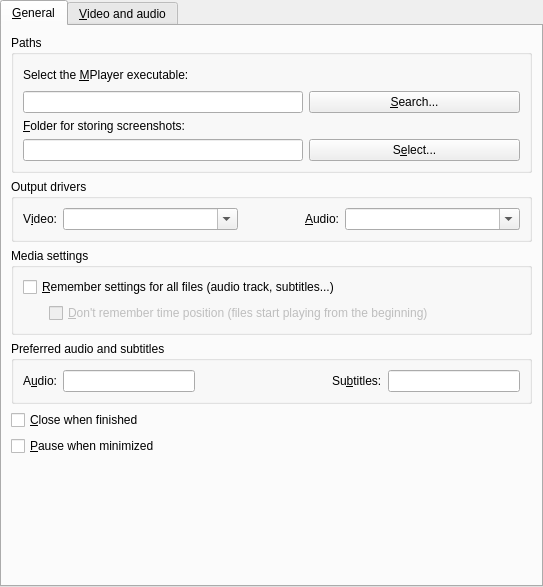
<ui version="4.0" >
 <class>PrefGeneral</class>
 <widget class="QWidget" name="PrefGeneral" >
  <property name="geometry" >
   <rect>
    <x>0</x>
    <y>0</y>
    <width>543</width>
    <height>587</height>
   </rect>
  </property>
  <property name="windowIcon" >
   <iconset/>
  </property>
  <layout class="QVBoxLayout" >
   <property name="margin" >
    <number>0</number>
   </property>
   <property name="spacing" >
    <number>0</number>
   </property>
   <item>
    <widget class="QTabWidget" name="general_tab" >
     <property name="currentIndex" >
      <number>0</number>
     </property>
     <widget class="QWidget" name="tab" >
      <attribute name="title" >
       <string>&amp;General</string>
      </attribute>
      <layout class="QVBoxLayout" >
       <property name="margin" >
        <number>9</number>
       </property>
       <property name="spacing" >
        <number>6</number>
       </property>
       <item>
        <widget class="QGroupBox" name="groupBox" >
         <property name="title" >
          <string>Paths</string>
         </property>
         <layout class="QGridLayout" >
          <property name="margin" >
           <number>9</number>
          </property>
          <property name="spacing" >
           <number>6</number>
          </property>
          <item row="0" column="1" >
           <spacer>
            <property name="orientation" >
             <enum>Qt::Horizontal</enum>
            </property>
            <property name="sizeType" >
             <enum>QSizePolicy::Preferred</enum>
            </property>
            <property name="sizeHint" >
             <size>
              <width>211</width>
              <height>21</height>
             </size>
            </property>
           </spacer>
          </item>
          <item row="1" column="1" >
           <widget class="QPushButton" name="searchButton" >
            <property name="text" >
             <string>&amp;Search...</string>
            </property>
           </widget>
          </item>
          <item row="3" column="1" >
           <widget class="QPushButton" name="selectButton" >
            <property name="text" >
             <string>S&amp;elect...</string>
            </property>
           </widget>
          </item>
          <item row="0" column="0" >
           <widget class="QLabel" name="textLabel1_2" >
            <property name="text" >
             <string>Select the &amp;MPlayer executable:</string>
            </property>
            <property name="wordWrap" >
             <bool>false</bool>
            </property>
            <property name="buddy" >
             <cstring>mplayerbin_edit</cstring>
            </property>
           </widget>
          </item>
          <item row="1" column="0" >
           <widget class="QLineEdit" name="mplayerbin_edit" />
          </item>
          <item row="2" column="0" >
           <widget class="QLabel" name="textLabel1_6" >
            <property name="text" >
             <string>&amp;Folder for storing screenshots:</string>
            </property>
            <property name="wordWrap" >
             <bool>false</bool>
            </property>
            <property name="buddy" >
             <cstring>screenshot_edit</cstring>
            </property>
           </widget>
          </item>
          <item row="3" column="0" >
           <widget class="QLineEdit" name="screenshot_edit" />
          </item>
         </layout>
        </widget>
       </item>
       <item>
        <widget class="QGroupBox" name="groupBox_2" >
         <property name="title" >
          <string>Output drivers</string>
         </property>
         <layout class="QHBoxLayout" >
          <property name="margin" >
           <number>9</number>
          </property>
          <property name="spacing" >
           <number>6</number>
          </property>
          <item>
           <widget class="QLabel" name="vo_label" >
            <property name="text" >
             <string>V&amp;ideo:</string>
            </property>
            <property name="wordWrap" >
             <bool>false</bool>
            </property>
            <property name="buddy" >
             <cstring>vo_combo</cstring>
            </property>
           </widget>
          </item>
          <item>
           <widget class="MyComboBox" name="vo_combo" >
            <property name="sizePolicy" >
             <sizepolicy>
              <hsizetype>7</hsizetype>
              <vsizetype>0</vsizetype>
              <horstretch>0</horstretch>
              <verstretch>0</verstretch>
             </sizepolicy>
            </property>
            <property name="editable" >
             <bool>true</bool>
            </property>
           </widget>
          </item>
          <item>
           <spacer>
            <property name="orientation" >
             <enum>Qt::Horizontal</enum>
            </property>
            <property name="sizeType" >
             <enum>QSizePolicy::Preferred</enum>
            </property>
            <property name="sizeHint" >
             <size>
              <width>61</width>
              <height>21</height>
             </size>
            </property>
           </spacer>
          </item>
          <item>
           <widget class="QLabel" name="ao_label" >
            <property name="text" >
             <string>&amp;Audio:</string>
            </property>
            <property name="wordWrap" >
             <bool>false</bool>
            </property>
            <property name="buddy" >
             <cstring>ao_combo</cstring>
            </property>
           </widget>
          </item>
          <item>
           <widget class="MyComboBox" name="ao_combo" >
            <property name="sizePolicy" >
             <sizepolicy>
              <hsizetype>7</hsizetype>
              <vsizetype>0</vsizetype>
              <horstretch>0</horstretch>
              <verstretch>0</verstretch>
             </sizepolicy>
            </property>
            <property name="editable" >
             <bool>true</bool>
            </property>
           </widget>
          </item>
         </layout>
        </widget>
       </item>
       <item>
        <widget class="QGroupBox" name="groupBox_3" >
         <property name="title" >
          <string>Media settings</string>
         </property>
         <layout class="QGridLayout" >
          <property name="margin" >
           <number>9</number>
          </property>
          <property name="spacing" >
           <number>6</number>
          </property>
          <item row="1" column="0" >
           <spacer>
            <property name="orientation" >
             <enum>Qt::Horizontal</enum>
            </property>
            <property name="sizeType" >
             <enum>QSizePolicy::Minimum</enum>
            </property>
            <property name="sizeHint" >
             <size>
              <width>20</width>
              <height>20</height>
             </size>
            </property>
           </spacer>
          </item>
          <item row="1" column="1" >
           <widget class="QCheckBox" name="dont_remember_time_check" >
            <property name="enabled" >
             <bool>false</bool>
            </property>
            <property name="sizePolicy" >
             <sizepolicy>
              <hsizetype>3</hsizetype>
              <vsizetype>0</vsizetype>
              <horstretch>0</horstretch>
              <verstretch>0</verstretch>
             </sizepolicy>
            </property>
            <property name="text" >
             <string>&amp;Don't remember time position (files start playing from the beginning)</string>
            </property>
           </widget>
          </item>
          <item row="0" column="0" colspan="2" >
           <widget class="QCheckBox" name="remember_all_check" >
            <property name="text" >
             <string>&amp;Remember settings for all files (audio track, subtitles...)</string>
            </property>
           </widget>
          </item>
         </layout>
        </widget>
       </item>
       <item>
        <widget class="QGroupBox" name="groupBox_4" >
         <property name="title" >
          <string>Preferred audio and subtitles</string>
         </property>
         <layout class="QHBoxLayout" >
          <property name="margin" >
           <number>9</number>
          </property>
          <property name="spacing" >
           <number>6</number>
          </property>
          <item>
           <widget class="QLabel" name="textLabel1_20" >
            <property name="text" >
             <string>A&amp;udio:</string>
            </property>
            <property name="wordWrap" >
             <bool>false</bool>
            </property>
            <property name="buddy" >
             <cstring>audio_lang_edit</cstring>
            </property>
           </widget>
          </item>
          <item>
           <widget class="QLineEdit" name="audio_lang_edit" />
          </item>
          <item>
           <spacer>
            <property name="orientation" >
             <enum>Qt::Horizontal</enum>
            </property>
            <property name="sizeType" >
             <enum>QSizePolicy::Expanding</enum>
            </property>
            <property name="sizeHint" >
             <size>
              <width>31</width>
              <height>21</height>
             </size>
            </property>
           </spacer>
          </item>
          <item>
           <widget class="QLabel" name="textLabel2_11" >
            <property name="text" >
             <string>Su&amp;btitles:</string>
            </property>
            <property name="wordWrap" >
             <bool>false</bool>
            </property>
            <property name="buddy" >
             <cstring>subtitle_lang_edit</cstring>
            </property>
           </widget>
          </item>
          <item>
           <widget class="QLineEdit" name="subtitle_lang_edit" />
          </item>
         </layout>
        </widget>
       </item>
       <item>
        <widget class="QCheckBox" name="close_on_finish_check" >
         <property name="text" >
          <string>&amp;Close when finished</string>
         </property>
        </widget>
       </item>
       <item>
        <widget class="QCheckBox" name="pause_if_hidden_check" >
         <property name="text" >
          <string>&amp;Pause when minimized</string>
         </property>
        </widget>
       </item>
       <item>
        <spacer>
         <property name="orientation" >
          <enum>Qt::Vertical</enum>
         </property>
         <property name="sizeType" >
          <enum>QSizePolicy::Expanding</enum>
         </property>
         <property name="sizeHint" >
          <size>
           <width>31</width>
           <height>61</height>
          </size>
         </property>
        </spacer>
       </item>
      </layout>
     </widget>
     <widget class="QWidget" name="video_and_audio_tab" >
      <attribute name="title" >
       <string>&amp;Video and audio</string>
      </attribute>
      <layout class="QVBoxLayout" >
       <property name="margin" >
        <number>9</number>
       </property>
       <property name="spacing" >
        <number>6</number>
       </property>
       <item>
        <widget class="QGroupBox" name="groupBox_5" >
         <property name="title" >
          <string>Video</string>
         </property>
         <layout class="QVBoxLayout" >
          <property name="margin" >
           <number>9</number>
          </property>
          <property name="spacing" >
           <number>6</number>
          </property>
          <item>
           <widget class="QCheckBox" name="eq2_check" >
            <property name="text" >
             <string>&amp;Use software video equalizer</string>
            </property>
           </widget>
          </item>
          <item>
           <layout class="QHBoxLayout" >
            <property name="margin" >
             <number>0</number>
            </property>
            <property name="spacing" >
             <number>6</number>
            </property>
            <item>
             <widget class="QCheckBox" name="postprocessing_check" >
              <property name="text" >
               <string>&amp;Enable postprocessing by default</string>
              </property>
             </widget>
            </item>
            <item>
             <spacer>
              <property name="orientation" >
               <enum>Qt::Horizontal</enum>
              </property>
              <property name="sizeType" >
               <enum>QSizePolicy::Expanding</enum>
              </property>
              <property name="sizeHint" >
               <size>
                <width>51</width>
                <height>21</height>
               </size>
              </property>
             </spacer>
            </item>
            <item>
             <widget class="QLabel" name="textLabel1_5" >
              <property name="text" >
               <string>&amp;Quality:</string>
              </property>
              <property name="wordWrap" >
               <bool>false</bool>
              </property>
              <property name="buddy" >
               <cstring>autoq_spin</cstring>
              </property>
             </widget>
            </item>
            <item>
             <widget class="QSpinBox" name="autoq_spin" >
              <property name="maximum" >
               <number>6</number>
              </property>
              <property name="minimum" >
               <number>1</number>
              </property>
             </widget>
            </item>
           </layout>
          </item>
          <item>
           <widget class="QCheckBox" name="direct_rendering_check" >
            <property name="text" >
             <string>D&amp;irect rendering</string>
            </property>
           </widget>
          </item>
          <item>
           <widget class="QCheckBox" name="double_buffer_check" >
            <property name="text" >
             <string>Dou&amp;ble buffering</string>
            </property>
           </widget>
          </item>
          <item>
           <widget class="QCheckBox" name="start_fullscreen_check" >
            <property name="text" >
             <string>Start videos in &amp;fullscreen</string>
            </property>
           </widget>
          </item>
          <item>
           <widget class="QCheckBox" name="screensaver_check" >
            <property name="text" >
             <string>Disable &amp;screensaver</string>
            </property>
           </widget>
          </item>
         </layout>
        </widget>
       </item>
       <item>
        <widget class="QGroupBox" name="groupBox_6" >
         <property name="title" >
          <string>Audio</string>
         </property>
         <layout class="QGridLayout" >
          <property name="margin" >
           <number>9</number>
          </property>
          <property name="spacing" >
           <number>6</number>
          </property>
          <item row="4" column="0" colspan="3" >
           <layout class="QHBoxLayout" >
            <property name="margin" >
             <number>0</number>
            </property>
            <property name="spacing" >
             <number>6</number>
            </property>
            <item>
             <widget class="QLabel" name="label" >
              <property name="text" >
               <string>C&amp;hannels by default:</string>
              </property>
              <property name="buddy" >
               <cstring>channels_combo</cstring>
              </property>
             </widget>
            </item>
            <item>
             <widget class="QComboBox" name="channels_combo" />
            </item>
            <item>
             <spacer>
              <property name="orientation" >
               <enum>Qt::Horizontal</enum>
              </property>
              <property name="sizeHint" >
               <size>
                <width>40</width>
                <height>20</height>
               </size>
              </property>
             </spacer>
            </item>
           </layout>
          </item>
          <item row="0" column="0" colspan="3" >
           <layout class="QHBoxLayout" >
            <property name="margin" >
             <number>0</number>
            </property>
            <property name="spacing" >
             <number>6</number>
            </property>
            <item>
             <widget class="QCheckBox" name="softvol_check" >
              <property name="text" >
               <string>Use s&amp;oftware volume control</string>
              </property>
             </widget>
            </item>
            <item>
             <spacer>
              <property name="orientation" >
               <enum>Qt::Horizontal</enum>
              </property>
              <property name="sizeType" >
               <enum>QSizePolicy::Expanding</enum>
              </property>
              <property name="sizeHint" >
               <size>
                <width>70</width>
                <height>21</height>
               </size>
              </property>
             </spacer>
            </item>
            <item>
             <widget class="QLabel" name="amplification_label" >
              <property name="enabled" >
               <bool>false</bool>
              </property>
              <property name="text" >
               <string>Ma&amp;x. Amplification:</string>
              </property>
              <property name="wordWrap" >
               <bool>false</bool>
              </property>
              <property name="buddy" >
               <cstring>softvol_max_spin</cstring>
              </property>
             </widget>
            </item>
            <item>
             <widget class="QSpinBox" name="softvol_max_spin" >
              <property name="enabled" >
               <bool>false</bool>
              </property>
              <property name="maximum" >
               <number>10000</number>
              </property>
              <property name="minimum" >
               <number>10</number>
              </property>
             </widget>
            </item>
           </layout>
          </item>
          <item row="1" column="0" colspan="3" >
           <widget class="QCheckBox" name="hwac3_check" >
            <property name="text" >
             <string>&amp;AC3/DTS pass-through S/PDIF</string>
            </property>
           </widget>
          </item>
          <item row="2" column="0" colspan="3" >
           <widget class="QCheckBox" name="volnorm_check" >
            <property name="text" >
             <string>Volume &amp;normalization by default</string>
            </property>
           </widget>
          </item>
          <item row="3" column="2" >
           <layout class="QHBoxLayout" >
            <property name="margin" >
             <number>0</number>
            </property>
            <property name="spacing" >
             <number>6</number>
            </property>
            <item>
             <widget class="QLabel" name="default_volume_label" >
              <property name="enabled" >
               <bool>false</bool>
              </property>
              <property name="text" >
               <string>&amp;Default volume:</string>
              </property>
              <property name="wordWrap" >
               <bool>false</bool>
              </property>
              <property name="buddy" >
               <cstring>initial_volume_slider</cstring>
              </property>
             </widget>
            </item>
            <item>
             <widget class="QSlider" name="initial_volume_slider" >
              <property name="enabled" >
               <bool>false</bool>
              </property>
              <property name="maximum" >
               <number>100</number>
              </property>
              <property name="orientation" >
               <enum>Qt::Horizontal</enum>
              </property>
             </widget>
            </item>
            <item>
             <widget class="QLabel" name="initial_volume_label" >
              <property name="enabled" >
               <bool>false</bool>
              </property>
              <property name="text" >
               <string>0</string>
              </property>
             </widget>
            </item>
           </layout>
          </item>
          <item row="3" column="0" >
           <widget class="QCheckBox" name="change_volume_check" >
            <property name="text" >
             <string>&amp;Change volume on every file</string>
            </property>
           </widget>
          </item>
          <item row="3" column="1" >
           <spacer>
            <property name="orientation" >
             <enum>Qt::Horizontal</enum>
            </property>
            <property name="sizeHint" >
             <size>
              <width>31</width>
              <height>20</height>
             </size>
            </property>
           </spacer>
          </item>
         </layout>
        </widget>
       </item>
       <item>
        <spacer>
         <property name="orientation" >
          <enum>Qt::Vertical</enum>
         </property>
         <property name="sizeType" >
          <enum>QSizePolicy::Expanding</enum>
         </property>
         <property name="sizeHint" >
          <size>
           <width>20</width>
           <height>20</height>
          </size>
         </property>
        </spacer>
       </item>
      </layout>
     </widget>
    </widget>
   </item>
  </layout>
 </widget>
 <customwidgets>
  <customwidget>
   <class>MyComboBox</class>
   <extends>QComboBox</extends>
   <header>mycombobox.h</header>
  </customwidget>
 </customwidgets>
 <tabstops>
  <tabstop>general_tab</tabstop>
  <tabstop>mplayerbin_edit</tabstop>
  <tabstop>searchButton</tabstop>
  <tabstop>screenshot_edit</tabstop>
  <tabstop>selectButton</tabstop>
  <tabstop>vo_combo</tabstop>
  <tabstop>ao_combo</tabstop>
  <tabstop>remember_all_check</tabstop>
  <tabstop>dont_remember_time_check</tabstop>
  <tabstop>audio_lang_edit</tabstop>
  <tabstop>subtitle_lang_edit</tabstop>
  <tabstop>eq2_check</tabstop>
  <tabstop>postprocessing_check</tabstop>
  <tabstop>autoq_spin</tabstop>
  <tabstop>start_fullscreen_check</tabstop>
  <tabstop>screensaver_check</tabstop>
  <tabstop>softvol_check</tabstop>
  <tabstop>softvol_max_spin</tabstop>
  <tabstop>hwac3_check</tabstop>
  <tabstop>volnorm_check</tabstop>
 </tabstops>
 <resources/>
 <connections>
  <connection>
   <sender>softvol_check</sender>
   <signal>toggled(bool)</signal>
   <receiver>softvol_max_spin</receiver>
   <slot>setEnabled(bool)</slot>
   <hints>
    <hint type="sourcelabel" >
     <x>124</x>
     <y>256</y>
    </hint>
    <hint type="destinationlabel" >
     <x>504</x>
     <y>256</y>
    </hint>
   </hints>
  </connection>
  <connection>
   <sender>softvol_check</sender>
   <signal>toggled(bool)</signal>
   <receiver>amplification_label</receiver>
   <slot>setEnabled(bool)</slot>
   <hints>
    <hint type="sourcelabel" >
     <x>124</x>
     <y>256</y>
    </hint>
    <hint type="destinationlabel" >
     <x>405</x>
     <y>256</y>
    </hint>
   </hints>
  </connection>
  <connection>
   <sender>remember_all_check</sender>
   <signal>toggled(bool)</signal>
   <receiver>dont_remember_time_check</receiver>
   <slot>setEnabled(bool)</slot>
   <hints>
    <hint type="sourcelabel" >
     <x>280</x>
     <y>323</y>
    </hint>
    <hint type="destinationlabel" >
     <x>293</x>
     <y>355</y>
    </hint>
   </hints>
  </connection>
  <connection>
   <sender>change_volume_check</sender>
   <signal>toggled(bool)</signal>
   <receiver>default_volume_label</receiver>
   <slot>setEnabled(bool)</slot>
   <hints>
    <hint type="sourcelabel" >
     <x>211</x>
     <y>342</y>
    </hint>
    <hint type="destinationlabel" >
     <x>305</x>
     <y>344</y>
    </hint>
   </hints>
  </connection>
  <connection>
   <sender>change_volume_check</sender>
   <signal>toggled(bool)</signal>
   <receiver>initial_volume_slider</receiver>
   <slot>setEnabled(bool)</slot>
   <hints>
    <hint type="sourcelabel" >
     <x>118</x>
     <y>341</y>
    </hint>
    <hint type="destinationlabel" >
     <x>431</x>
     <y>345</y>
    </hint>
   </hints>
  </connection>
  <connection>
   <sender>change_volume_check</sender>
   <signal>toggled(bool)</signal>
   <receiver>initial_volume_label</receiver>
   <slot>setEnabled(bool)</slot>
   <hints>
    <hint type="sourcelabel" >
     <x>231</x>
     <y>349</y>
    </hint>
    <hint type="destinationlabel" >
     <x>524</x>
     <y>341</y>
    </hint>
   </hints>
  </connection>
  <connection>
   <sender>initial_volume_slider</sender>
   <signal>valueChanged(int)</signal>
   <receiver>initial_volume_label</receiver>
   <slot>setNum(int)</slot>
   <hints>
    <hint type="sourcelabel" >
     <x>463</x>
     <y>338</y>
    </hint>
    <hint type="destinationlabel" >
     <x>515</x>
     <y>338</y>
    </hint>
   </hints>
  </connection>
 </connections>
</ui>
